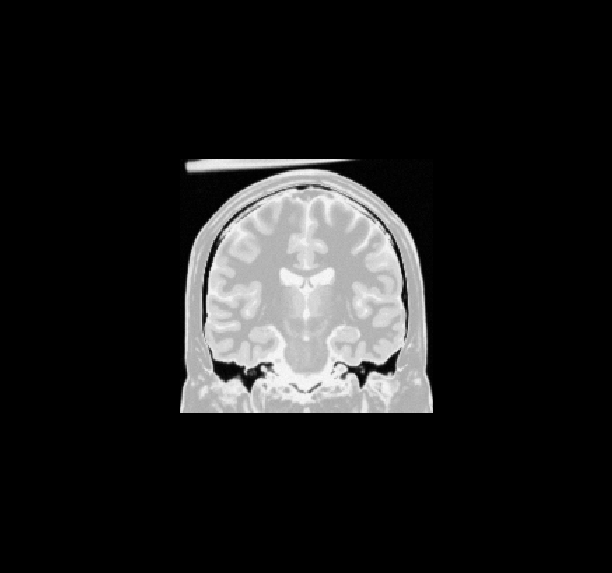
#> input picture Labs/3 imagebasic_for_stu/brain.png, 612 x 573 px
$ python 2pixeledit.py
#> lines starting #> are read from the running program, lines starting #| are printed output that depends on the picture; after the words box and inside, x2 and y2 are one past the last pixel; in counts of white or black regions, pixels touching at a corner belong together
from PIL import Image
import numpy as np
import matplotlib.pyplot as plt

fold='./'
oimg=Image.open(fold+'brain.png')
#> oimg is the input picture: PIL image 612x573 RGB; min 0, max 250, mean 29.3
img=np.array(oimg)

#随机生成5000个椒盐
rows,cols,dims=img.shape
#> rows = 573; cols = 612; dims = 3
for i in range(5000):
    x=np.random.randint(0,rows)
    y=np.random.randint(0,cols)
    img[x,y,:]=255
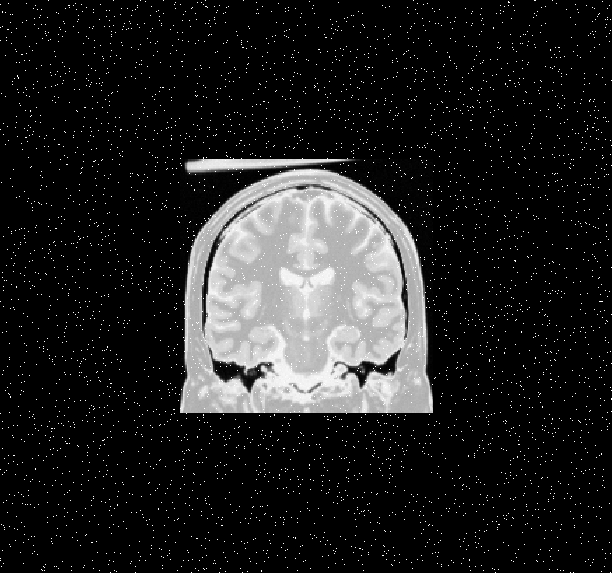
#> img: shape (573, 612, 3); 1.42% of pixels changed, all inside (x1, y1, x2, y2) = (0, 0, 612, 573)

#画个圆圈
rows,cols,dims=img.shape
cen=[(rows-1)*0.5, (cols-1)*0.5]
#> cen = [286, 305.5]
radiusf, radiust = 50, 58
for x in range(rows):
    for y in range(cols):
        if (x-cen[0])**2+(y-cen[1])**2 <= radiust**2 and \
        (x-cen[0])**2+(y-cen[1])**2 >= radiusf**2:
            img[x,y,0]=255
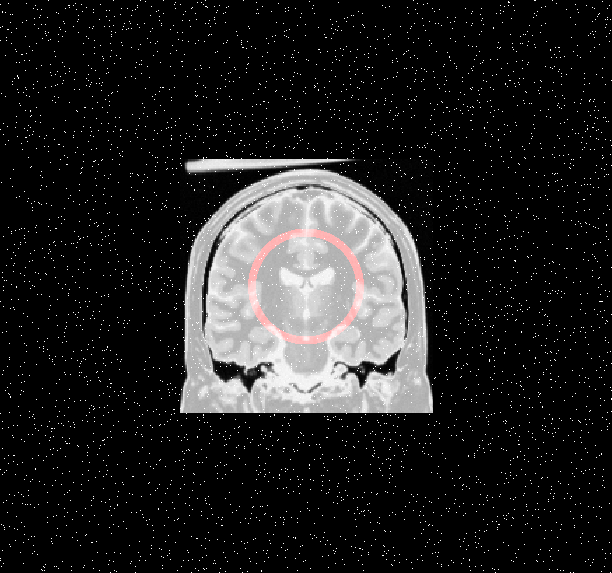
#> img: shape (573, 612, 3); 0.76% of pixels changed, all inside (x1, y1, x2, y2) = (248, 229, 364, 344)


plt.figure("with noise")
plt.imshow(img)
plt.axis('off')
plt.show()
